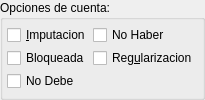
          <widget class="QGroupBox" name="groupBox_3" >
           <property name="title" >
            <string>Opciones de cuenta:</string>
           </property>
           <layout class="QHBoxLayout" >
            <property name="spacing" >
             <number>5</number>
            </property>
            <property name="margin" >
             <number>2</number>
            </property>
            <item>
             <layout class="QGridLayout" >
              <property name="margin" >
               <number>2</number>
              </property>
              <property name="spacing" >
               <number>2</number>
              </property>
              <item row="2" column="0" >
               <widget class="QCheckBox" name="mui_nodebe" >
                <property name="text" >
                 <string>No Debe</string>
                </property>
                <property name="shortcut" >
                 <string>Alt+B</string>
                </property>
               </widget>
              </item>
              <item row="1" column="0" >
               <widget class="QCheckBox" name="mui_bloqueada" >
                <property name="text" >
                 <string>Bloqueada</string>
                </property>
               </widget>
              </item>
              <item row="1" column="1" >
               <widget class="QCheckBox" name="mui_regularizacion" >
                <property name="text" >
                 <string>Reg&amp;ularizacion</string>
                </property>
               </widget>
              </item>
              <item row="0" column="1" >
               <widget class="QCheckBox" name="mui_nohaber" >
                <property name="text" >
                 <string>No Haber</string>
                </property>
               </widget>
              </item>
              <item row="0" column="0" >
               <widget class="QCheckBox" name="mui_imputacion" >
                <property name="text" >
                 <string>&amp;Imputacion</string>
                </property>
                <property name="shortcut" >
                 <string>Alt+I</string>
                </property>
               </widget>
              </item>
             </layout>
            </item>
           </layout>
          </widget>
